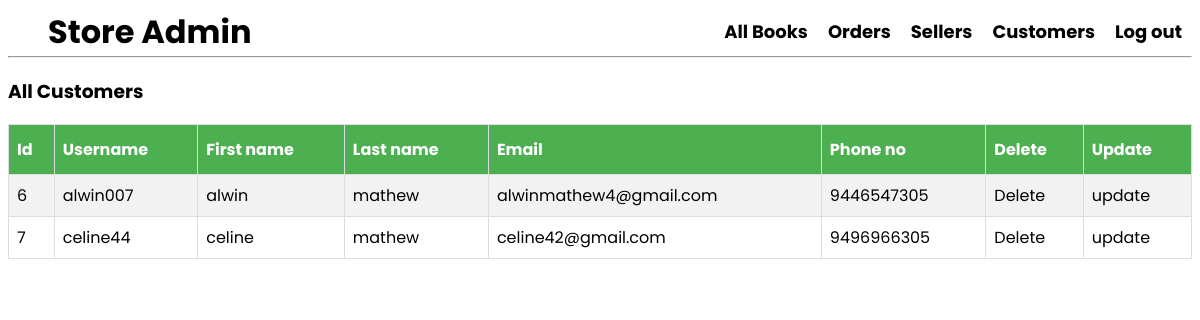
/admin/customers.php (signed in), run on an earlier commit of the app's database.
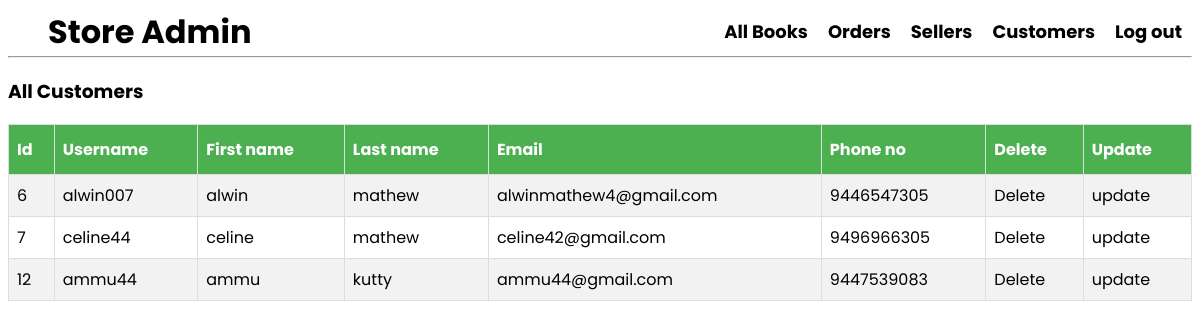
And on a later commit of the database.
### tables this page shows
CREATE TABLE IF NOT EXISTS `users` (
  `usersId` int NOT NULL AUTO_INCREMENT,
  `username` varchar(128) NOT NULL,
  `fname` varchar(128) NOT NULL,
  `lname` varchar(128) NOT NULL,
  `email` varchar(128) NOT NULL,
  `phoneno` varchar(128) NOT NULL,
  `userpass` varchar(200) NOT NULL,
  `auth` int DEFAULT '2',
  PRIMARY KEY (`usersId`),
  UNIQUE KEY `userpass` (`userpass`)
);

### backend/function.inc.php (called while the page is built, shortened)
<?php
function getBooks($conn,$sql){
  $stmt = mysqli_stmt_init($conn);
  if (!mysqli_stmt_prepare($stmt,$sql)){
    header("location:/seller/seller-dashboard.php?error=stmtfailed");
    exit();
  }
  mysqli_stmt_execute($stmt);
  $resultData = mysqli_stmt_get_result($stmt);
  if(mysqli_num_rows($resultData)>0){
    $result = $resultData;
    return $result;
  }
  else{
    $result = false;
    return $result;
  }
}

### admin/customers.php (the view, shortened to what this page needs)
<?php
require "../templates/adminnav.php";
require "../backend/dbh.inc.php";
require "../backend/function.inc.php";
?>
  <?php
      $sql="select * from users where auth = 2;";
      $products=getBooks($conn,$sql);
      if($products!==false){
        echo('
        <h3>All  Customers</h3>
        <table id="customers">
        <tr>
          <th>Id</th>
          <th>Username</th>
          <th>First name</th>
          <th>Last name</th>
          <th>Email</th>
          <th>Phone no</th>
          <th>Delete</th>
          <th>Update</th>
        </tr>
        ');
        while($row = mysqli_fetch_assoc($products)){
          echo('
          <tr>
          <td>'.$row['usersId'].'</td>
          <td>'.$row['username'].'</td>
          <td>'.$row['fname'].'</td>
          <td>'.$row['lname'].'</td>
          <td>'.$row['email'].'</td>
          <td>'.$row['phoneno'].'</td>
          <td>Delete</td>
          <td>update</td>
        </tr>
        ');
        }
      }
      else{
          echo('
         <h4>You have no orders :( </h4>
         ');
      }
       ?>
</table>

What changed in the data, as far as the page shows it:
added users: usersId "12", username "ammu44", fname "ammu", lname "kutty", email "ammu44@gmail.com", phoneno "9447539083"
